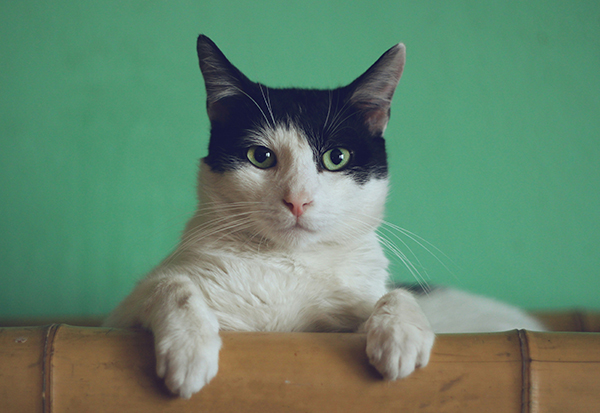
#> input picture Assets/Cat2.jpg, 600 x 413 px, found by its file name
$ python sift.py
#> lines starting #> are read from the running program, lines starting #| are printed output that depends on the picture
import cv2 as cv
import numpy as np

img = cv.imread('Assets/cat2.jpg')
#> img is the input picture: shape (413, 600, 3); mean B, G, R 108.4, 133.2, 99.7
gray = cv.cvtColor(img, cv.COLOR_BGR2GRAY)
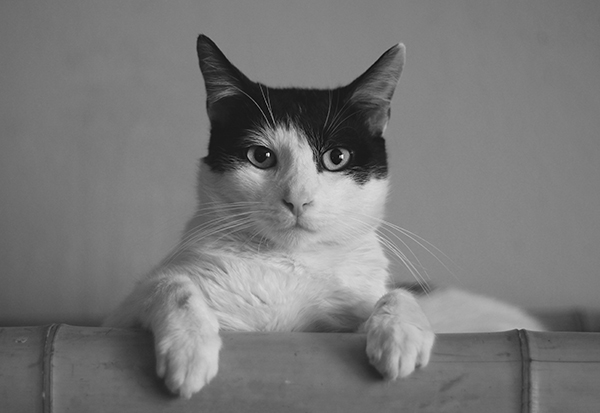
#> gray: shape (413, 600); min 3, max 255, mean 120.4

sift = cv.SIFT_create()

#detect keypoints and compute descriptors
keypoints, descriptors = sift.detectAndCompute(gray, None)
#> keypoints = 225 keypoints; strongest (x, y, size): (344, 156, 6.6), (321, 167, 6.9), (349, 132, 53.4), (303, 155, 16.6)

#draw keypoints on the image
img_with_keypoints = cv.drawKeypoints(img, keypoints, None, flags=cv.DRAW_MATCHES_FLAGS_DRAW_RICH_KEYPOINTS)
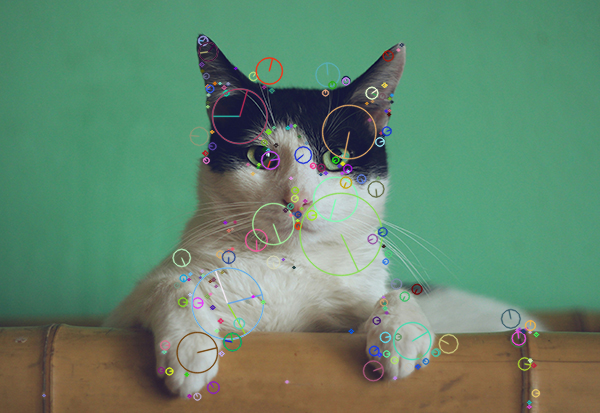
#> img_with_keypoints: shape (413, 600, 3); mean B, G, R 108.7, 133.6, 100.1

cv.imshow('SIFT Keypoints', img_with_keypoints)
cv.waitKey(0)
cv.destroyAllWindows()
